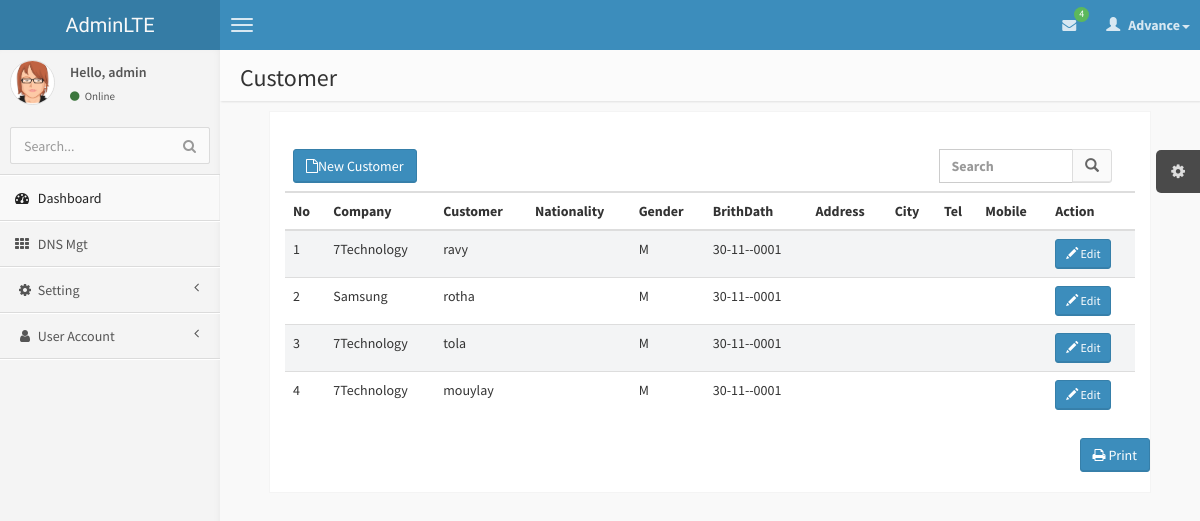
The app's page /Customer.php (signed in) with its own data.
### tables this page shows
CREATE TABLE `tbcustomer` (
  `CustomerID` text,
  `CompanyID` text,
  `memberTitle` text,
  `firstName` text,
  `lastName` text,
  `fullName` text,
  `nickName` text,
  `idType` text,
  `icpassportNo` text,
  `Nationality` text,
  `Gender` text,
  `Birthdate` datetime DEFAULT NULL,
  `MaritalStatus` text,
  `Address` text,
  `ZipCode` text,
  `PostalCode` text,
  `POBox` text,
  `City` text,
  `Country` text,
  `Tel1` text,
  `Fax` text,
  `Mobile` text,
  `eMail` text,
  `autono` int(11) DEFAULT NULL
);

CREATE TABLE `tblcompany` (
  `CompanyID` text,
  `CompanyName` text,
  `Description` text
);

### connectionclass/connect.php (called while the page is built, shortened)
<?php
class MyConnection
{
    	private $host = '174.136.57.160';
		private $username = 'www7tech_Pro';
		private $mylink;
		private $password = 'piseth123';
    function connect()
	{
		$this->mylink = mysql_connect($this->host,$this->username,$this->password) or die("Fail to Select Host");
		return $this->mylink;
	}
    function query($sql)
	{
		if (!empty($sql))
		{
			$this->result = mysql_query($sql,$this->mylink);
			return $this->result;
		}else
		{
			return false;
		}
    }
	function dbCountRows(&$result)
	{
		$numRows = @mysql_num_rows($result);
		if ( $numRows )
		{
			return $numRows;
		}
		else
		{
			return 0;
		}
	}
	function fetch($result=""){
                return mysql_fetch_object($result);
        }
 }
?>

### Customer.php (the view, shortened to what this page needs)
<?php include 'header.php';
?>
    <body class="skin-blue">
         <?php include 'nav.php';?>
            <?php include 'menu.php';?>
            <aside class="right-side">
                <section class="content-header">
                    <h1>
                        Customer
                    </h1>
                </section>
                  <section class="content invoice">
                    <div class="row">
                        <div class="col-xs-12">
                        </div>
                    </div>
                    <div class="row">
					 <div class="col-xs-12 table-responsive">
                            <table class="table table-striped">
                                <thead>
                                    <tr>
                      <th colspan="4">
							<a href="Customer-new.php">
							<button class="btn btn-primary" data-toggle="modal" data-target="#NewFloor"><i class="fa fa-file-o"></i>New Customer</button>
							</a>
					  </th>
					 <th colspan="10">
                      <div class="row">
                    <form class="navbar-form" role="search">
                      <div class="col-lg-5 pull-right">
                        <div class="input-group">
                          <input type="text" class="form-control" placeholder="Search" name="srch-normal" id="search.php?dnsname=name&srch-term">
                          <div class="input-group-btn">
                             <button class="btn btn-default" type="submit"><i class="glyphicon glyphicon-search"></i></button>
                          </div>
                        </div>
                       </div>
                       </form>
                     </div>
					  </th>
                            </tr>
                                </thead>
								<thead>
                                    <tr>
                                        <th>No</th>
										<th>Company</th>
                                        <th>Customer</th>
										<th>Nationality</th>
										<th>Gender</th>
                                        <th>BrithDath</th>
										<th>Address</th>
										<th>City</th>
										<th>Tel</th>
										<th>Mobile</th>
										<th>Action</th>
                                    </tr>
                                </thead>
                                <tbody>
                                    <?php
									$_slide1 = $db->query("CALL sp_Customer_Select_Company");
									$numrow=$db->dbCountRows($_slide1);
										$i = 1;
									if($numrow>0)
									{
										while($row=$db->fetch($_slide1)){
												$id=$row->CustomerID;
												$CompanyName=$row->CompanyName;
												$fullName = $row->fullName;
												$Nationality=$row->Nationality;
												$Gender=$row->Gender;
												$Birthdate=$row->Birthdate;
												$Address=$row->Address;
												$City=$row->City;
												$Tel1=$row->Tel1;
												$Mobile=$row->Mobile;
											echo'<tr class="gradeA">
														<td>'.$i++.'</td>
														<td>'.$CompanyName.'</td>
														<td>'.$fullName.'</td>
														<td>'.$Nationality.'</td>
														<td>'.$Gender.'</td>
														<td>'.date("d-m-Y", strtotime($Birthdate)).'</td>
														<td>'.$Address.'</td>
														<td>'.$City.'</td>
														<td>'.$Tel1.'</td>
														<td>'.$Mobile.'</td>
														<td>
														<a class="iframe" href="Customer-Update.php?id='.$id.'&fullName='.$fullName.'&Nationality='.$Nationality.'
														&Gender='.$Gender.'&Birthdate='.$Birthdate.'&Address='.$Address.'&City='.$City.'&Tel1='.$Tel1.'&Mobile='.$Mobile.'">
															<button class="btn btn-sm btn-primary">
																<i class="glyphicon glyphicon-pencil"></i>
																Edit
															</button>
                                                    		</a>
														</td>
												</tr>';
										}
									}
									else
										echo'<tr><td  colspan="7"><font color =Red>No Record Found.</font></td></tr>';
                                ?>
                                </tbody>
                            </table>
                        </div>
                    </div>
                    <div class="row">
                    <div class="row no-print">
                        <div class="col-xs-12">
                            <button class="btn btn-primary pull-right" onClick="window.print();"><i class="fa fa-print"></i> Print</button>
                        </div>
                    </div>
                </section>
            </aside>
        </div>
<?php include 'footer.php';?>

### records on screen
tbcustomer: CompanyID.CompanyName "7Technology", fullName "ravy", Gender "M", Birthdate "30-11--0001"
tbcustomer: CompanyID.CompanyName "Samsung", fullName "rotha", Gender "M", Birthdate "30-11--0001"
tbcustomer: CompanyID.CompanyName "7Technology", fullName "tola", Gender "M", Birthdate "30-11--0001"
tbcustomer: CompanyID.CompanyName "7Technology", fullName "mouylay", Gender "M", Birthdate "30-11--0001"

### other values on screen
$row->Total "4"
$U_Acc "admin"
